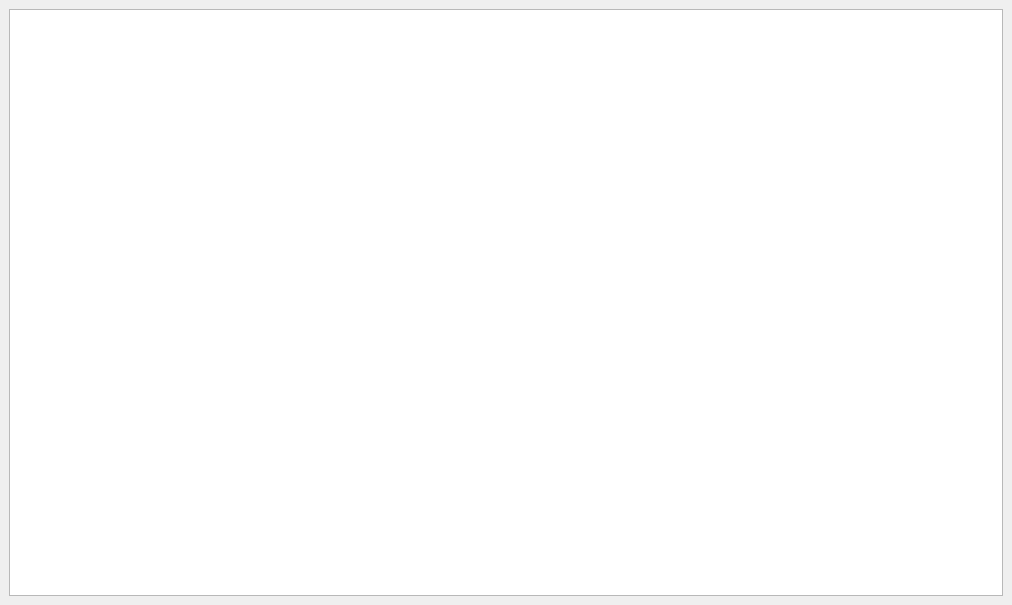
<?xml version="1.0" encoding="UTF-8"?>
<ui version="4.0">
 <class>MainWindow</class>
 <widget class="QMainWindow" name="MainWindow">
  <property name="windowModality">
   <enum>Qt::WindowModal</enum>
  </property>
  <property name="enabled">
   <bool>true</bool>
  </property>
  <property name="geometry">
   <rect>
    <x>0</x>
    <y>0</y>
    <width>1012</width>
    <height>605</height>
   </rect>
  </property>
  <property name="sizePolicy">
   <sizepolicy hsizetype="Maximum" vsizetype="Maximum">
    <horstretch>0</horstretch>
    <verstretch>0</verstretch>
   </sizepolicy>
  </property>
  <property name="mouseTracking">
   <bool>false</bool>
  </property>
  <property name="tabletTracking">
   <bool>false</bool>
  </property>
  <property name="windowTitle">
   <string/>
  </property>
  <property name="tabShape">
   <enum>QTabWidget::Rounded</enum>
  </property>
  <widget class="QWidget" name="centralwidget">
   <property name="enabled">
    <bool>true</bool>
   </property>
   <property name="minimumSize">
    <size>
     <width>0</width>
     <height>0</height>
    </size>
   </property>
   <property name="maximumSize">
    <size>
     <width>10000</width>
     <height>10000</height>
    </size>
   </property>
   <layout class="QGridLayout" name="gridLayout_2">
    <item row="0" column="0">
     <widget class="QTextBrowser" name="textBrowser">
      <property name="enabled">
       <bool>true</bool>
      </property>
      <property name="sizePolicy">
       <sizepolicy hsizetype="Maximum" vsizetype="Maximum">
        <horstretch>100</horstretch>
        <verstretch>100</verstretch>
       </sizepolicy>
      </property>
      <property name="maximumSize">
       <size>
        <width>10000</width>
        <height>10000</height>
       </size>
      </property>
     </widget>
    </item>
   </layout>
  </widget>
 </widget>
 <resources/>
 <connections/>
</ui>
